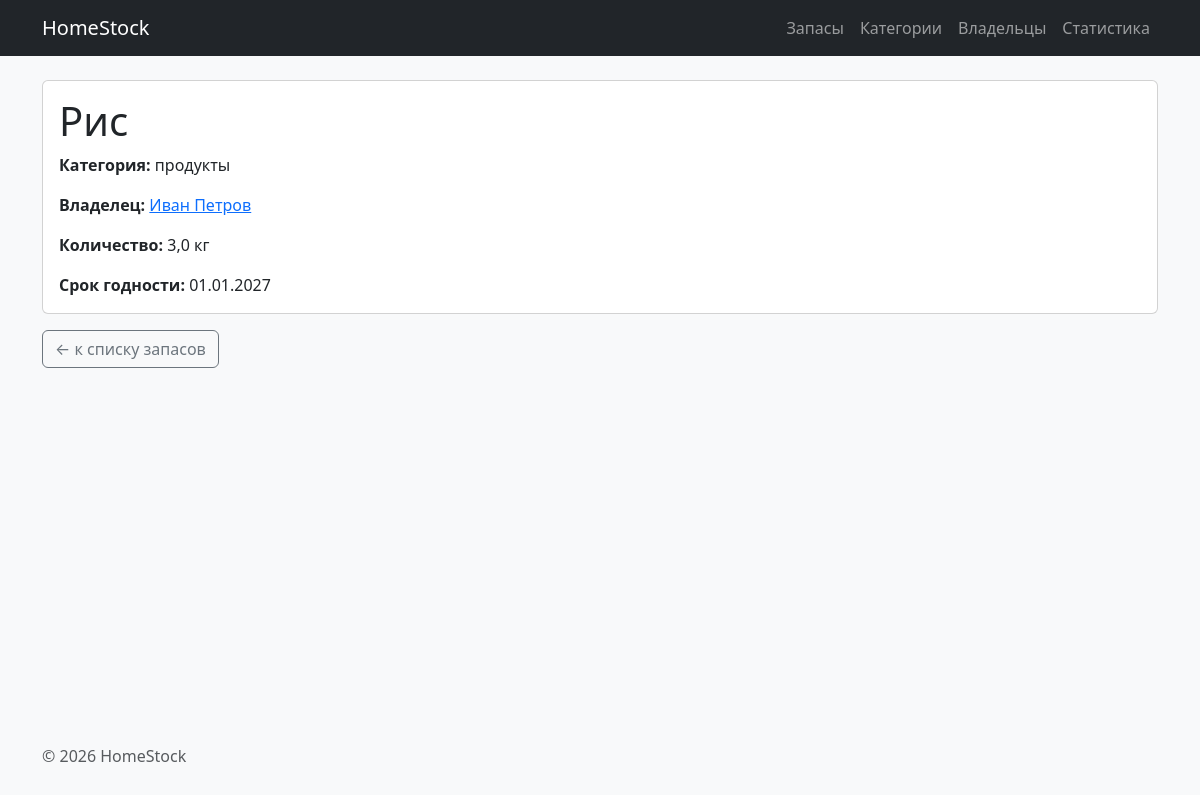
Page /stocks/1/ on the committed database.
### stocks/models.py (models this page shows, shortened)
class Stock(models.Model):
    name = models.CharField(max_length=200, verbose_name="Название")
    category = models.ForeignKey(Category, on_delete=models.PROTECT, related_name="stocks", verbose_name="Категория")
    owner = models.ForeignKey(User, on_delete=models.PROTECT, related_name="stocks", verbose_name="Владелец")
    quantity = models.FloatField(verbose_name="Количество")
    unit = models.CharField(max_length=10, verbose_name="Ед. изм.")
    expiry_date = models.DateField(null=True, blank=True, verbose_name="Срок годности")
    class Meta:
        verbose_name = "Запас"
        verbose_name_plural = "Запасы"
        ordering = ["name"]

### categories/models.py (models this page shows, shortened)
class Category(models.Model):
    name = models.CharField(max_length=100, verbose_name="Название")
    description = models.TextField(blank=True, verbose_name="Описание")
    class Meta:
        verbose_name = "Категория"
        verbose_name_plural = "Категории"
        ordering = ["name"]

### users/models.py (models this page shows, shortened)
class User(models.Model):
    name = models.CharField(max_length=200, verbose_name="Имя")
    email = models.EmailField(verbose_name="Email")
    class Meta:
        verbose_name = "Пользователь"
        verbose_name_plural = "Пользователи"
        ordering = ["name"]

### stocks/views.py (the view)
# urls.py: path("<int:stock_id>/", views.stock_detail, name="detail"),
def stock_detail(request, stock_id):
    stock = get_object_or_404(Stock.objects.select_related("category", "owner"), pk=stock_id)
    return render(request, "stocks/stock_detail.html", {"stock": stock})

### stocks/templates/stocks/stock_detail.html (shortened to what this page needs)
{% extends "base.html" %}
{% block content %}
    {% if stock %}
        <div class="card">
            <div class="card-body">
                <h1 class="card-title">{{ stock.name }}</h1>
                <p class="card-text"><strong>Категория:</strong> {{ stock.category.name }}</p>
                <p class="card-text">
                    <strong>Владелец:</strong>
                    {% if stock.owner %}
                        <a href="{% url 'users:detail' stock.owner.id %}">{{ stock.owner.name }}</a>
                    {% else %}
                        —
                    {% endif %}
                </p>
                <p class="card-text"><strong>Количество:</strong> {{ stock.quantity }} {{ stock.unit }}</p>
                <p class="card-text"><strong>Срок годности:</strong>
                    {% if stock.expiry_date %}
                        {{ stock.expiry_date|date:"d.m.Y" }}
                    {% else %}
                        —
                    {% endif %}
                </p>
            </div>
        </div>
    {% else %}
        <h1 class="text-danger">Запас не найден</h1>
        <p>Запас с указанным идентификатором отсутствует.</p>
    {% endif %}
    <a href="{% url 'stocks:list' %}" class="btn btn-outline-secondary mt-3">← к списку запасов</a>
{% endblock %}

### rows in the picture
Stock: name "Рис", category.name "продукты", owner.name "Иван Петров", quantity "3,0", unit "кг", expiry_date "01.01.2027"
